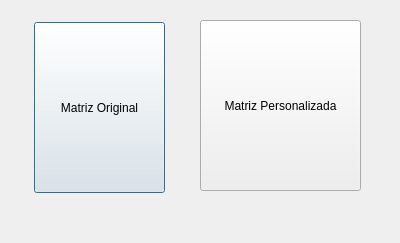
<?xml version="1.0" encoding="UTF-8"?>
<ui version="4.0">
 <class>SeleccionMatriz</class>
 <widget class="QDialog" name="SeleccionMatriz">
  <property name="geometry">
   <rect>
    <x>0</x>
    <y>0</y>
    <width>400</width>
    <height>243</height>
   </rect>
  </property>
  <property name="windowTitle">
   <string>Dialog</string>
  </property>
  <widget class="QPushButton" name="orig_b">
   <property name="geometry">
    <rect>
     <x>34</x>
     <y>22</y>
     <width>131</width>
     <height>171</height>
    </rect>
   </property>
   <property name="text">
    <string>Matriz Original</string>
   </property>
  </widget>
  <widget class="QPushButton" name="perz_b">
   <property name="geometry">
    <rect>
     <x>200</x>
     <y>20</y>
     <width>161</width>
     <height>171</height>
    </rect>
   </property>
   <property name="text">
    <string>Matriz Personalizada</string>
   </property>
  </widget>
 </widget>
 <resources/>
 <connections/>
</ui>
